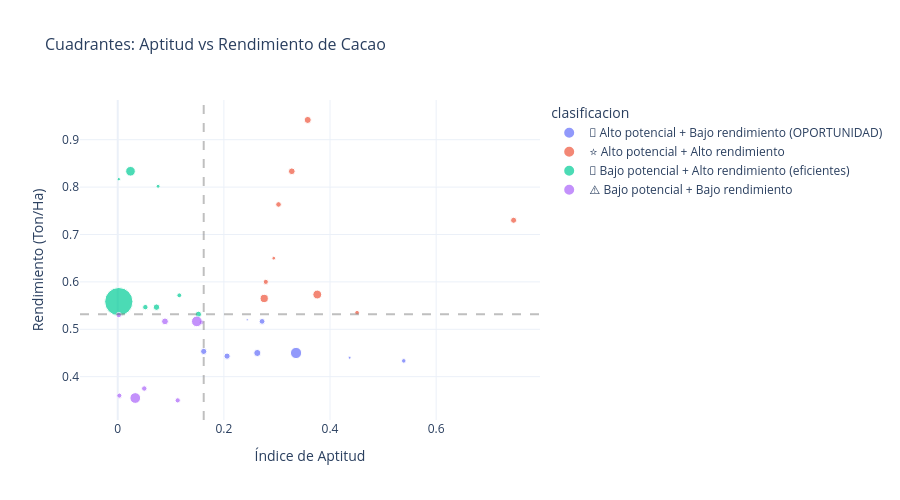

Notebook source saved alongside this figure:
### Markdown cell above
---
## 7️⃣ Municipios con potencial de mejora

### Code cell
# Identificar municipios con alta aptitud pero bajo aprovechamiento actual
# (alta aptitud = mucha área apta, bajo rendimiento = oportunidad de mejora)

try:
    if len(merged) > 0:
        # Clasificar municipios
        apt_median = merged['indice_aptitud_cacao'].median()
        rend_median = merged['rendimiento_promedio'].median()
        
        merged['clasificacion'] = 'Sin clasificar'
        merged.loc[(merged['indice_aptitud_cacao'] >= apt_median) & 
                   (merged['rendimiento_promedio'] >= rend_median), 'clasificacion'] = '⭐ Alto potencial + Alto rendimiento'
        merged.loc[(merged['indice_aptitud_cacao'] >= apt_median) & 
                   (merged['rendimiento_promedio'] < rend_median), 'clasificacion'] = '🎯 Alto potencial + Bajo rendimiento (OPORTUNIDAD)'
        merged.loc[(merged['indice_aptitud_cacao'] < apt_median) & 
                   (merged['rendimiento_promedio'] >= rend_median), 'clasificacion'] = '💪 Bajo potencial + Alto rendimiento (eficientes)'
        merged.loc[(merged['indice_aptitud_cacao'] < apt_median) & 
                   (merged['rendimiento_promedio'] < rend_median), 'clasificacion'] = '⚠️ Bajo potencial + Bajo rendimiento'
        
        # Mostrar clasificación
        print('📋 Clasificación de municipios cacaoteros:\n')
        for clasif in merged['clasificacion'].unique():
            munis = merged[merged['clasificacion'] == clasif]['municipio'].tolist()
            print(f'  {clasif}:')
            for m in munis:
                row = merged[merged['municipio'] == m].iloc[0]
                print(f'    - {m} (aptitud: {row["indice_aptitud_cacao"]:.3f}, rendimiento: {row["rendimiento_promedio"]:.2f} T/Ha)')
            print()
        
        # Gráfico de cuadrantes
        fig = px.scatter(merged, x='indice_aptitud_cacao', y='rendimiento_promedio',
                        color='clasificacion', hover_name='municipio',
                        size='area_total_ha',
                        title='Cuadrantes: Aptitud vs Rendimiento de Cacao',
                        labels={'indice_aptitud_cacao': 'Índice de Aptitud',
                                'rendimiento_promedio': 'Rendimiento (Ton/Ha)'},
                        template='plotly_white')
        fig.add_hline(y=rend_median, line_dash='dash', line_color='gray', opacity=0.5)
        fig.add_vline(x=apt_median, line_dash='dash', line_color='gray', opacity=0.5)
        fig.update_layout(font=dict(size=12), title_font_size=16, height=500)
        fig.show()
except:
    print('⚠️ Requiere datos de EVA para esta sección')

### Figure 1 — Plotly figure (JSON) as saved in the notebook; plotly's stock layout.template omitted (floating-point values rounded to 4 significant figures)
{"data": [{"hovertemplate": "<b>%{hovertext}</b><br><br>clasificacion=🎯 Alto potencial + Bajo rendimiento (OPORTUNIDAD)<br>Índice de Aptitud=%{x}<br>Rendimiento (Ton/Ha)=%{y}<br>area_total_ha=%{marker.size}<extra></extra>", "hovertext": ["Alcalá", "Ansermanuevo", "Florida", "Guacarí", "La Victoria", "Palmira", "Trujillo", "Ulloa"], "legendgroup": "🎯 Alto potencial + Bajo rendimiento (OPORTUNIDAD)", "marker": {"color": "#636efa", "size": [6357.0, 30430.0, 40390.0, 16320.0, 26500.0, 100400.0, 30730.0, 4236.0], "sizemode": "area", "sizeref": 1598.0, "symbol": "circle"}, "mode": "markers", "name": "🎯 Alto potencial + Bajo rendimiento (OPORTUNIDAD)", "orientation": "v", "showlegend": true, "type": "scatter", "x": [0.437, 0.162, 0.263, 0.539, 0.272, 0.336, 0.206, 0.244], "xaxis": "x", "y": [0.44, 0.4533, 0.45, 0.4333, 0.5167, 0.45, 0.4433, 0.52], "yaxis": "y"}, {"hovertemplate": "<b>%{hovertext}</b><br><br>clasificacion=⭐ Alto potencial + Alto rendimiento<br>Índice de Aptitud=%{x}<br>Rendimiento (Ton/Ha)=%{y}<br>area_total_ha=%{marker.size}<extra></extra>", "hovertext": ["Andalucía", "Bugalagrande", "Caicedonia", "Candelaria", "Cartago", "Jamundí", "Pradera", "San Pedro", "Sevilla"], "legendgroup": "⭐ Alto potencial + Alto rendimiento", "marker": {"color": "#EF553B", "size": [11100.0, 39610.0, 16710.0, 29420.0, 24740.0, 62320.0, 35730.0, 21070.0, 53940.0], "sizemode": "area", "sizeref": 1598.0, "symbol": "circle"}, "mode": "markers", "name": "⭐ Alto potencial + Alto rendimiento", "orientation": "v", "showlegend": true, "type": "scatter", "x": [0.294, 0.358, 0.451, 0.746, 0.303, 0.376, 0.328, 0.279, 0.276], "xaxis": "x", "y": [0.65, 0.9417, 0.535, 0.73, 0.7633, 0.5733, 0.8333, 0.6, 0.565], "yaxis": "y"}, {"hovertemplate": "<b>%{hovertext}</b><br><br>clasificacion=💪 Bajo potencial + Alto rendimiento (eficientes)<br>Índice de Aptitud=%{x}<br>Rendimiento (Ton/Ha)=%{y}<br>area_total_ha=%{marker.size}<extra></extra>", "hovertext": ["Argelia", "Bolívar", "Buenaventura", "El Águila", "La Unión", "Riofrío", "Roldanillo", "Yotoco"], "legendgroup": "💪 Bajo potencial + Alto rendimiento (eficientes)", "marker": {"color": "#00cc96", "size": [9044.0, 74280.0, 639200.0, 18700.0, 12010.0, 30730.0, 23520.0, 32750.0], "sizemode": "area", "sizeref": 1598.0, "symbol": "circle"}, "mode": "markers", "name": "💪 Bajo potencial + Alto rendimiento (eficientes)", "orientation": "v", "showlegend": true, "type": "scatter", "x": [0.002, 0.024, 0.002, 0.116, 0.076, 0.152, 0.052, 0.073], "xaxis": "x", "y": [0.8167, 0.8333, 0.5583, 0.5717, 0.8017, 0.5317, 0.5467, 0.5467], "yaxis": "y"}, {"hovertemplate": "<b>%{hovertext}</b><br><br>clasificacion=⚠️ Bajo potencial + Bajo rendimiento<br>Índice de Aptitud=%{x}<br>Rendimiento (Ton/Ha)=%{y}<br>area_total_ha=%{marker.size}<extra></extra>", "hovertext": ["Dagua", "El Dovio", "Obando", "Toro", "Tuluá", "Versalles", "Yumbo", "Zarzal"], "legendgroup": "⚠️ Bajo potencial + Bajo rendimiento", "marker": {"color": "#ab63fa", "size": [91940.0, 20630.0, 21480.0, 17820.0, 90280.0, 23120.0, 23190.0, 36800.0], "sizemode": "area", "sizeref": 1598.0, "symbol": "circle"}, "mode": "markers", "name": "⚠️ Bajo potencial + Bajo rendimiento", "orientation": "v", "showlegend": true, "type": "scatter", "x": [0.033, 0.003, 0.113, 0.158, 0.149, 0.002, 0.05, 0.089], "xaxis": "x", "y": [0.355, 0.36, 0.35, 0.515, 0.5167, 0.53, 0.375, 0.5167], "yaxis": "y"}], "layout": {"font": {"size": 12}, "height": 500, "legend": {"itemsizing": "constant", "title": {"text": "clasificacion"}, "tracegroupgap": 0}, "shapes": [{"line": {"color": "gray", "dash": "dash"}, "opacity": 0.5, "type": "line", "x0": 0, "x1": 1, "xref": "x domain", "y0": 0.5317, "y1": 0.5317, "yref": "y"}, {"line": {"color": "gray", "dash": "dash"}, "opacity": 0.5, "type": "line", "x0": 0.162, "x1": 0.162, "xref": "x", "y0": 0, "y1": 1, "yref": "y domain"}], "title": {"font": {"size": 16}, "text": "Cuadrantes: Aptitud vs Rendimiento de Cacao"}, "xaxis": {"anchor": "y", "domain": [0, 1], "title": {"text": "Índice de Aptitud"}}, "yaxis": {"anchor": "x", "domain": [0, 1], "title": {"text": "Rendimiento (Ton/Ha)"}}}}
